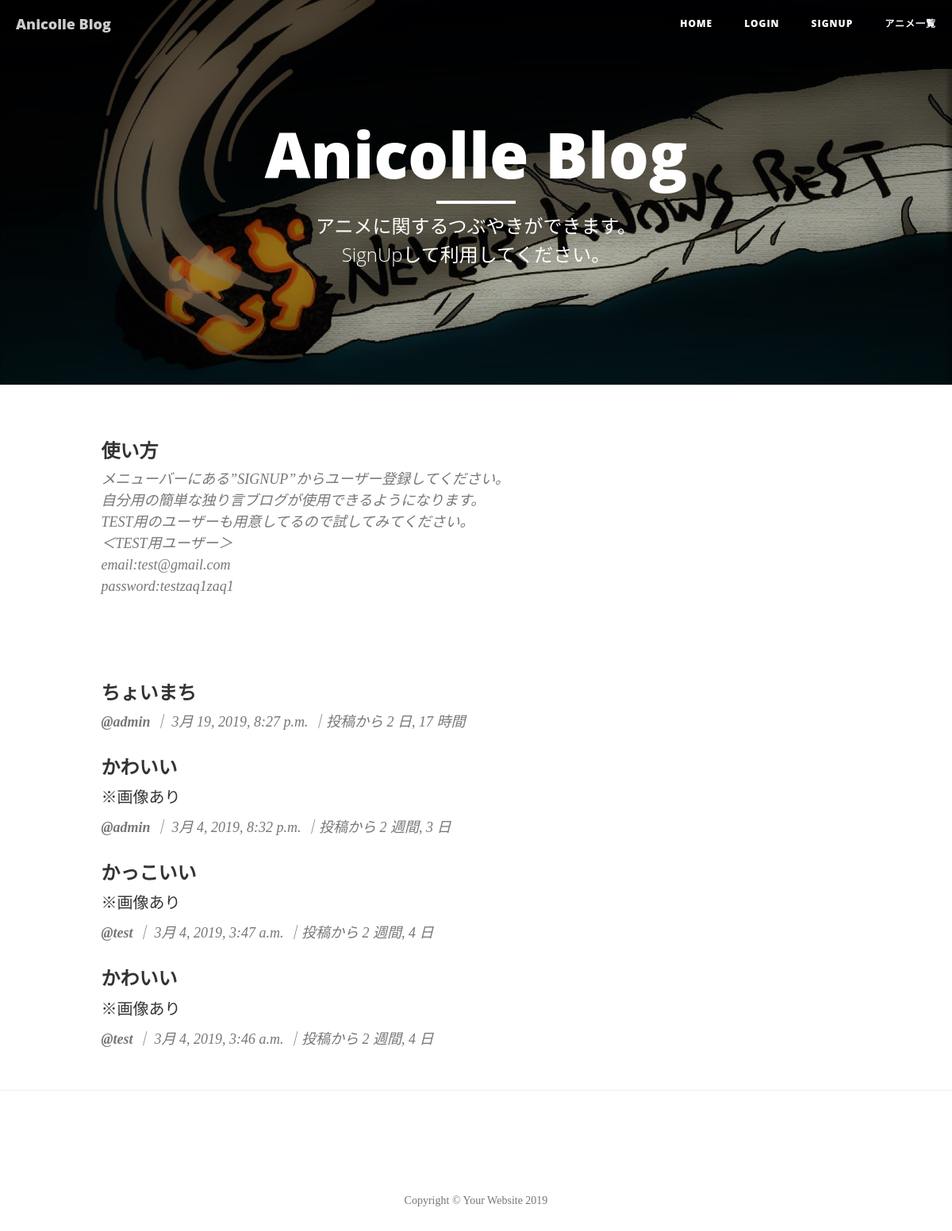
The app's page /, older data.
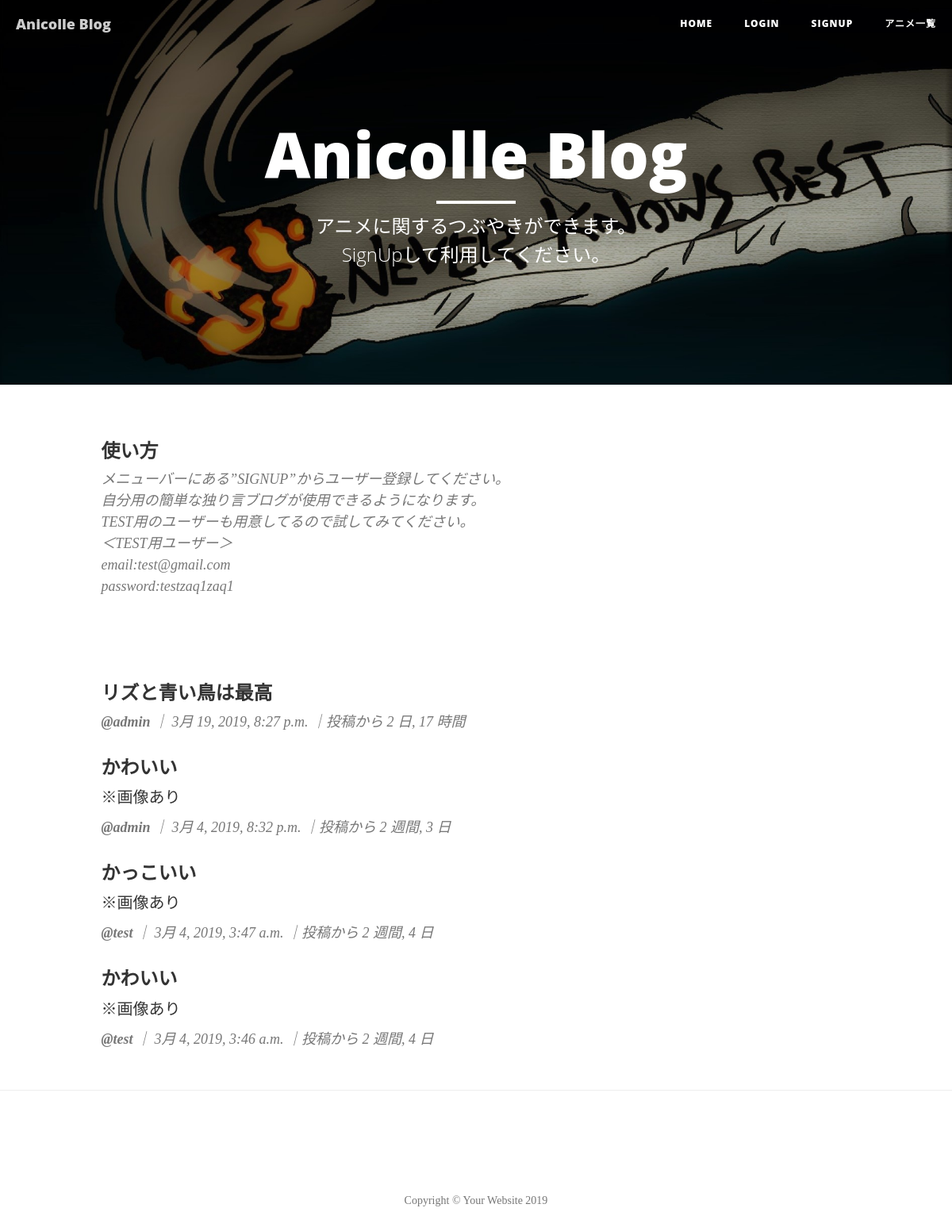
The same page, newer data.
### blog/models.py (models this page shows, shortened)
class Blog(models.Model):
    content = models.CharField(max_length=255)
    photo = models.ImageField(upload_to='anicolleblog', blank=True, null=True)
    anime_id = models.IntegerField(blank=True, null=True)
    anime = models.CharField(max_length=200, blank=True, null=True)
    posted_date = models.DateTimeField(auto_now_add=True)
    user = models.ForeignKey(settings.AUTH_USER_MODEL, on_delete=models.CASCADE)
    like_num = models.IntegerField(default=0)
    class Meta:
        ordering = ['-posted_date']

class User(AbstractBaseUser, PermissionsMixin):
    email = models.EmailField(_('email address'), unique=True)
    nick_name = models.CharField(_('nick name'), max_length=50, blank=False, db_column="ユーザー名")
    is_staff = models.BooleanField(
        _('staff status'),
        default=False,
        help_text=_(
            'Designates whether the user can log into this admin site.'),
    )
    is_active = models.BooleanField(
        _('active'),
        default=True,
        help_text=_(
            'Designates whether this user should be treated as active. '
            'Unselect this instead of deleting accounts.'
        ),
    )
    date_joined = models.DateTimeField(_('date joined'), default=timezone.now)
    objects = UserManager()
    EMAIL_FIELD = 'email'
    USERNAME_FIELD = 'email'
    REQUIRED_FIELDS = []
    class Meta:
        verbose_name = _('user')
        verbose_name_plural = _('users')

### blog/views.py (the view)
# urls.py: path('', views.BlogListView.as_view(), name="index"),
class BlogListView(ListView):
    model = Blog
    context_object_name = "blog_list"
    paginate_by = 10

### blog/templates/blog/blog_list.html (shortened to what this page needs)
{% extends "base.html" %}
{% block body %}
{% if not user.is_authenticated %}
<div class="post-preview">
    <h3 class="post-title">
        使い方
    </h3>
    <p class="post-meta">メニューバーにある”SIGNUP”からユーザー登録してください。<br>
        自分用の簡単な独り言ブログが使用できるようになります。<br>
        TEST用のユーザーも用意してるので試してみてください。<br>
        ＜TEST用ユーザー＞<br>
        email:test@gmail.com<br>
        password:testzaq1zaq1<br>
    </p>
</div>
{% endif %}
<br>
<br>
{% for blog in blog_list %}
<div class="post-preview">
    <a href="{% url 'detail' blog.id %}">
        <h3 class="post-meta">
            {{blog.content}}
        </h3>
        {% if blog.photo %}
        <p class="post-subtitle">※画像あり</p>
        {% endif %}
    </a>
    <p class="post-meta">
        <b>@{{blog.user.nick_name}}</b> ｜ {{blog.posted_date}} ｜投稿から {{blog.posted_date|timesince}}
    </p>
</div>
{% endfor %}
{% endblock %}

Row changes from the older to the newer data that the page shows:
changed Blog "2 日, 17 時間": content "ちょいまち" → "リズと青い鳥は最高"
